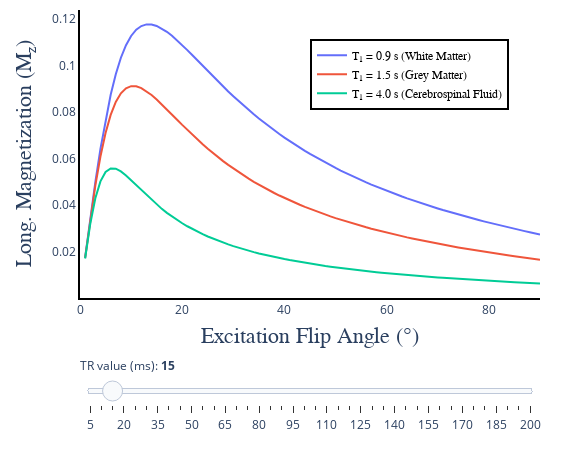

Notebook cell for this chart:
### Code cell
#| label: vfaFig2jn
from repo2data.repo2data import Repo2Data
import os 
import pickle
import matplotlib.pyplot as plt
import chart_studio.plotly as py
import plotly.graph_objs as go
import numpy as np
from plotly import __version__
from plotly.offline import download_plotlyjs, init_notebook_mode, plot, iplot
from IPython.display import display, HTML
from plotly import tools

from contextlib import contextmanager
import sys, os

@contextmanager
def suppress_stdout():
    with open(os.devnull, "w") as devnull:
        old_stdout = sys.stdout
        sys.stdout = devnull
        try:  
            yield
        finally:
            sys.stdout = old_stdout

with suppress_stdout():
    data_req_path = os.path.join("..","..","..", "binder", "data_requirement.json")
    repo2data = Repo2Data(data_req_path)
    DATA_ROOT = os.path.join(repo2data.install()[0],"t1-book-neurolibre")
    filename = os.path.join(DATA_ROOT,"02",'figure_2.pkl')

with open(filename, 'rb') as f:
    params, TR_range, signal_WM, signal_GM, signal_CSF = pickle.load(f)

config={'showLink': False, 'displayModeBar': False}

init_notebook_mode(connected=True)

data1 = [dict(
        visible = False,
        mode = 'lines',
        x = params["EXC_FA"],
        y = abs(np.squeeze(np.asarray(signal_WM[ii]))),
        name = 'T<sub>1</sub> = 0.9 s (White Matter)',
        text = 'T<sub>1</sub> = 0.9 s (White Matter)',
        hoverinfo = 'x+y+text') for ii in range(len(TR_range))]

data1[4]['visible'] = True

data2 = [dict(
        visible = False,
        mode = 'lines',
        x = params["EXC_FA"],
        y = abs(np.squeeze(np.asarray(signal_GM[ii]))),
        name = 'T<sub>1</sub> = 1.5 s (Grey Matter)',
        text = 'T<sub>1</sub> = 1.5 s (Grey Matter)',
        hoverinfo = 'x+y+text') for ii in range(len(TR_range))]

data2[4]['visible'] = True

data3 = [dict(
        visible = False,
        mode = 'lines',
        x = params["EXC_FA"],
        y = abs(np.squeeze(np.asarray(signal_CSF[ii]))),
        name = 'T<sub>1</sub> = 4.0 s (Cerebrospinal Fluid)',
        text = 'T<sub>1</sub> = 4.0 s (Cerebrospinal Fluid)',
        hoverinfo = 'x+y+text') for ii in range(len(TR_range))]

data3[4]['visible'] = True

data = data1 + data2 + data3

steps = []
for i in range(len(TR_range)):
    step = dict(
        method = 'restyle',  
        args = ['visible', [False] * len(data1)],
        label = str(TR_range[i])
        )
    step['args'][1][i] = True # Toggle i'th trace to "visible"
    steps.append(step)

sliders = [dict(
    x = 0,
    y = -0.02,
    active = 2,
    currentvalue = {"prefix": "TR value (ms): <b>"},
    pad = {"t": 50, "b": 10},
    steps = steps
)]

layout = go.Layout(
    width=580,
    height=450,
    margin=go.layout.Margin(
        l=80,
        r=40,
        b=60,
        t=10,
    ),
    annotations=[
        dict(
            x=0.5004254919715793,
            y=-0.18,
            showarrow=False,
            text='Excitation Flip Angle (°)',
            font=dict(
                family='Times New Roman',
                size=22
            ),
            xref='paper',
            yref='paper'
        ),
        dict(
            x=-0.15,
            y=0.5,
            showarrow=False,
            text='Long. Magnetization (M<sub>z</sub>)',
            font=dict(
                family='Times New Roman',
                size=22
            ),
            textangle=-90,
            xref='paper',
            yref='paper'
        ),
    ],
    xaxis=dict(
        autorange=False,
        range=[0, params['EXC_FA'][-1]],
        showgrid=False,
        linecolor='black',
        linewidth=2
    ),
    yaxis=dict(
        autorange=True,
        showgrid=False,
        linecolor='black',
        linewidth=2
    ),
    legend=dict(
        x=0.5,
        y=0.9,
        traceorder='normal',
        font=dict(
            family='Times New Roman',
            size=12,
            color='#000'
        ),
        bordercolor='#000000',
        borderwidth=2
    ), 
    sliders=sliders,
    plot_bgcolor='white'
)

fig = dict(data=data, layout=layout)

iplot(fig, filename = 'vfa_fig_2.html', config = config)
